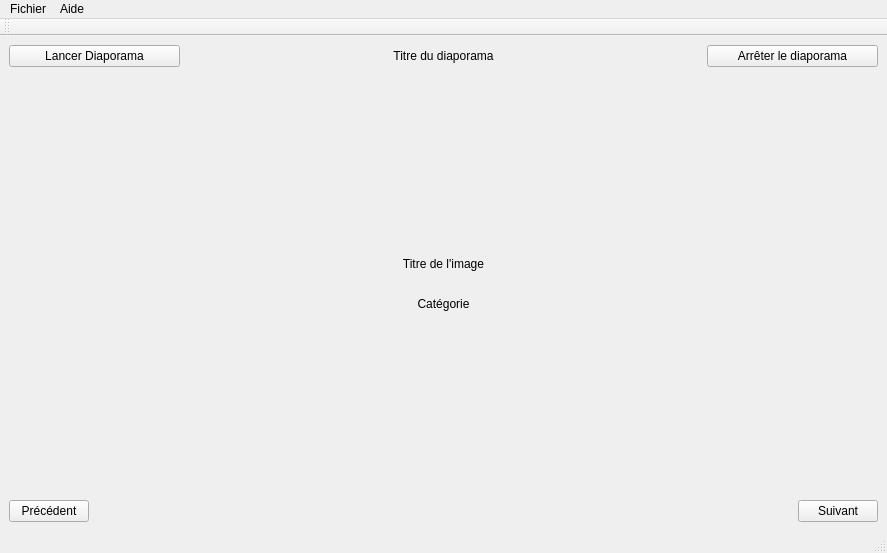
<?xml version="1.0" encoding="UTF-8"?>
<ui version="4.0">
 <class>lecteurvue</class>
 <widget class="QMainWindow" name="lecteurvue">
  <property name="geometry">
   <rect>
    <x>0</x>
    <y>0</y>
    <width>887</width>
    <height>553</height>
   </rect>
  </property>
  <property name="windowTitle">
   <string>lecteurvue</string>
  </property>
  <widget class="QWidget" name="centralwidget">
   <layout class="QVBoxLayout" name="verticalLayout_2" stretch="0,1,0,1,0">
    <item>
     <layout class="QHBoxLayout" name="horizontalLayout" stretch="1,1,1,1,1">
      <property name="sizeConstraint">
       <enum>QLayout::SetFixedSize</enum>
      </property>
      <item>
       <widget class="QPushButton" name="btnLancerDiapo">
        <property name="text">
         <string>Lancer Diaporama</string>
        </property>
       </widget>
      </item>
      <item>
       <spacer name="horizontalSpacer">
        <property name="orientation">
         <enum>Qt::Horizontal</enum>
        </property>
        <property name="sizeHint" stdset="0">
         <size>
          <width>40</width>
          <height>20</height>
         </size>
        </property>
       </spacer>
      </item>
      <item>
       <widget class="QLabel" name="titreDiapo">
        <property name="text">
         <string>Titre du diaporama</string>
        </property>
        <property name="alignment">
         <set>Qt::AlignCenter</set>
        </property>
       </widget>
      </item>
      <item>
       <spacer name="horizontalSpacer_2">
        <property name="orientation">
         <enum>Qt::Horizontal</enum>
        </property>
        <property name="sizeHint" stdset="0">
         <size>
          <width>40</width>
          <height>20</height>
         </size>
        </property>
       </spacer>
      </item>
      <item>
       <widget class="QPushButton" name="btnArreterDiapo">
        <property name="text">
         <string>Arrêter le diaporama</string>
        </property>
       </widget>
      </item>
     </layout>
    </item>
    <item>
     <spacer name="verticalSpacer">
      <property name="orientation">
       <enum>Qt::Vertical</enum>
      </property>
      <property name="sizeHint" stdset="0">
       <size>
        <width>20</width>
        <height>40</height>
       </size>
      </property>
     </spacer>
    </item>
    <item>
     <layout class="QVBoxLayout" name="verticalLayout">
      <item>
       <widget class="QLabel" name="titreImage">
        <property name="text">
         <string>Titre de l'image</string>
        </property>
        <property name="alignment">
         <set>Qt::AlignCenter</set>
        </property>
       </widget>
      </item>
      <item>
       <widget class="QLabel" name="image">
        <property name="text">
         <string/>
        </property>
       </widget>
      </item>
      <item>
       <widget class="QLabel" name="catImage">
        <property name="text">
         <string>Catégorie</string>
        </property>
        <property name="alignment">
         <set>Qt::AlignCenter</set>
        </property>
       </widget>
      </item>
     </layout>
    </item>
    <item>
     <spacer name="verticalSpacer_2">
      <property name="orientation">
       <enum>Qt::Vertical</enum>
      </property>
      <property name="sizeHint" stdset="0">
       <size>
        <width>20</width>
        <height>40</height>
       </size>
      </property>
     </spacer>
    </item>
    <item>
     <layout class="QHBoxLayout" name="horizontalLayout_2">
      <item>
       <widget class="QPushButton" name="btnPrec">
        <property name="text">
         <string>Précédent</string>
        </property>
       </widget>
      </item>
      <item>
       <spacer name="horizontalSpacerEntrePrecEtSuiv">
        <property name="orientation">
         <enum>Qt::Horizontal</enum>
        </property>
        <property name="sizeHint" stdset="0">
         <size>
          <width>40</width>
          <height>20</height>
         </size>
        </property>
       </spacer>
      </item>
      <item>
       <widget class="QPushButton" name="btnSuiv">
        <property name="text">
         <string>Suivant</string>
        </property>
       </widget>
      </item>
     </layout>
    </item>
   </layout>
  </widget>
  <widget class="QStatusBar" name="statusbar"/>
  <widget class="QToolBar" name="toolBar">
   <property name="windowTitle">
    <string>toolBar</string>
   </property>
   <attribute name="toolBarArea">
    <enum>TopToolBarArea</enum>
   </attribute>
   <attribute name="toolBarBreak">
    <bool>false</bool>
   </attribute>
  </widget>
  <widget class="QMenuBar" name="menuBar">
   <property name="geometry">
    <rect>
     <x>0</x>
     <y>0</y>
     <width>887</width>
     <height>21</height>
    </rect>
   </property>
   <widget class="QMenu" name="menuFichier">
    <property name="title">
     <string>Fichier</string>
    </property>
    <widget class="QMenu" name="menuParam_tres">
     <property name="title">
      <string>Paramètres</string>
     </property>
     <widget class="QMenu" name="menuMode">
      <property name="title">
       <string>Mode</string>
      </property>
      <addaction name="actionModeAuto"/>
      <addaction name="actionModeManuel"/>
     </widget>
     <addaction name="actionCharger_Diaporama"/>
     <addaction name="menuMode"/>
     <addaction name="actionChangerVitesseDefilement"/>
    </widget>
    <addaction name="menuParam_tres"/>
    <addaction name="actionQuitter"/>
   </widget>
   <widget class="QMenu" name="menuAide">
    <property name="title">
     <string>Aide</string>
    </property>
    <addaction name="actionA_propos_de"/>
   </widget>
   <addaction name="menuFichier"/>
   <addaction name="menuAide"/>
  </widget>
  <action name="actionCharger_Diaporama">
   <property name="text">
    <string>Charger Diaporama</string>
   </property>
  </action>
  <action name="actionQuitter">
   <property name="text">
    <string>Quitter</string>
   </property>
  </action>
  <action name="actionA_propos_de">
   <property name="text">
    <string>A propos de</string>
   </property>
  </action>
  <action name="actionX0_5">
   <property name="text">
    <string>x0.5</string>
   </property>
  </action>
  <action name="actionX0_75">
   <property name="text">
    <string>x0.75</string>
   </property>
  </action>
  <action name="actionX1">
   <property name="text">
    <string>X1</string>
   </property>
  </action>
  <action name="actionX1_25">
   <property name="text">
    <string>X1.25</string>
   </property>
  </action>
  <action name="actionX1_5">
   <property name="text">
    <string>X1.5</string>
   </property>
  </action>
  <action name="actionX1_75">
   <property name="text">
    <string>X1.75</string>
   </property>
  </action>
  <action name="actionX2">
   <property name="text">
    <string>X2</string>
   </property>
  </action>
  <action name="actionModeAuto">
   <property name="text">
    <string>Automatique</string>
   </property>
  </action>
  <action name="actionModeManuel">
   <property name="text">
    <string>Manuel</string>
   </property>
  </action>
  <action name="actionChangerVitesseDefilement">
   <property name="text">
    <string>Changer la vitesse de défilement du diaporama</string>
   </property>
  </action>
 </widget>
 <resources/>
 <connections/>
</ui>
